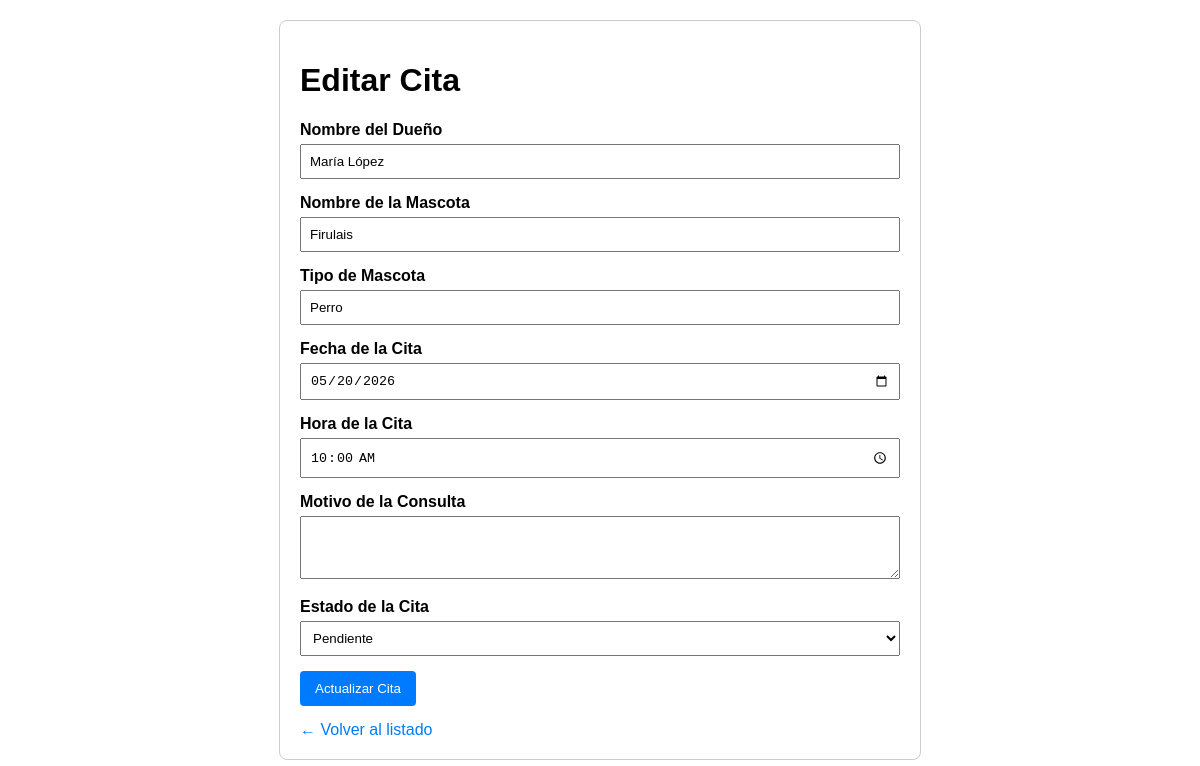
Screenshot of /crudPHP/editar.php?id=1 with the database file from the repository.
### tables this page shows
CREATE TABLE IF NOT EXISTS citas (
    id INT AUTO_INCREMENT PRIMARY KEY,
    nombre_dueno VARCHAR(150) NOT NULL,
    nombre_mascota VARCHAR(100) NOT NULL,
    tipo_mascota ENUM('Perro', 'Gato', 'Ave', 'Roedor', 'Reptil', 'Otro') NOT NULL,
    fecha_cita DATE NOT NULL,
    hora_cita TIME NOT NULL,
    motivo_consulta TEXT NOT NULL,
    estado ENUM('pendiente', 'atendida', 'cancelada') DEFAULT 'pendiente',
    created_at TIMESTAMP DEFAULT CURRENT_TIMESTAMP,
    updated_at TIMESTAMP DEFAULT CURRENT_TIMESTAMP ON UPDATE CURRENT_TIMESTAMP
);

### crudPHP/editar.php (the view, shortened to what this page needs)
<?php
include 'conexion.php';
$cita = null;
if (isset($_GET['id']) && is_numeric($_GET['id'])) {
    $id = $_GET['id'];
    $sql = "SELECT * FROM citas WHERE id = :id";
    $stmt = $pdo->prepare($sql);
    $stmt->execute([':id' => $id]);
    $cita = $stmt->fetch();
} else {
    die("ID de cita no válido.");
}
?>
<!DOCTYPE html>
<html lang="es">
<head>
</head>
<body>
    <div class="container">
        <h1>Editar Cita</h1>
        <form action="actualizar.php" method="POST">
            <div class="form-group">
                <label for="nombre_dueno">Nombre del Dueño</label>
                <input type="text" id="nombre_dueno" name="nombre_dueno" value="<?php echo htmlspecialchars($cita['nombre_dueno']); ?>" required>
            </div>
            <div class="form-group">
                <label for="nombre_mascota">Nombre de la Mascota</label>
                <input type="text" id="nombre_mascota" name="nombre_mascota" value="<?php echo htmlspecialchars($cita['nombre_mascota']); ?>" required>
            </div>
            <div class="form-group">
                <label for="tipo_mascota">Tipo de Mascota</label>
                <input type="text" id="tipo_mascota" name="tipo_mascota" value="<?php echo htmlspecialchars($cita['tipo_mascota']); ?>" required>
            </div>
            <div class="form-group">
                <label for="fecha_cita">Fecha de la Cita</label>
                <input type="date" id="fecha_cita" name="fecha_cita" value="<?php echo htmlspecialchars($cita['fecha_cita']); ?>" required>
            </div>
            <div class="form-group">
                <label for="hora_cita">Hora de la Cita</label>
                <input type="time" id="hora_cita" name="hora_cita" value="<?php echo htmlspecialchars($cita['hora_cita']); ?>" required>
            </div>
            <div class="form-group">
                <label for="motivo">Motivo de la Consulta</label>
                <textarea id="motivo" name="motivo" rows="3" required><?php echo htmlspecialchars($cita['motivo']); ?></textarea>
            </div>
            <div class="form-group">
                <label for="estado">Estado de la Cita</label>
                <select id="estado" name="estado">
                    <option value="pendiente" <?php echo $cita['estado'] == 'pendiente' ? 'selected' : ''; ?>>Pendiente</option>
                </select>
            </div>
            <button type="submit">Actualizar Cita</button>
        </form>
        <a href="listar.php">← Volver al listado</a>
    </div>
</body>
</html>

### crudPHP/editar.php (style rules this page uses)
body { font-family: sans-serif; margin: 20px; }
.container { max-width: 600px; margin: auto; padding: 20px; border: 1px solid #ccc; border-radius: 8px; }
.form-group { margin-bottom: 15px; }
label { display: block; margin-bottom: 5px; font-weight: bold; }
input, select, textarea { width: 100%; padding: 8px; box-sizing: border-box; }
button { background-color: #007bff; color: white; padding: 10px 15px; border: none; border-radius: 4px; cursor: pointer; }
a { display: inline-block; margin-top: 15px; text-decoration: none; color: #007bff; }

### rows the page displays
citas: nombre_dueno "María López", nombre_mascota "Firulais", tipo_mascota "Perro", fecha_cita "05/20/2026", hora_cita "10:00:00", estado "Pendiente"
